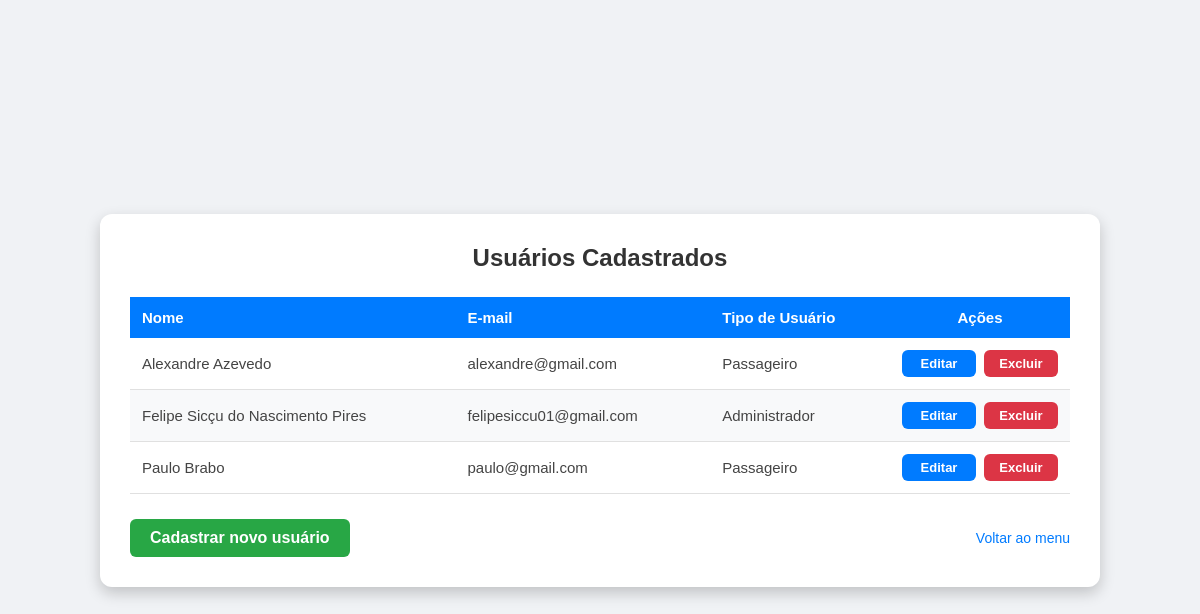
Before: /usuario/listar/ (signed in) with the older database file.
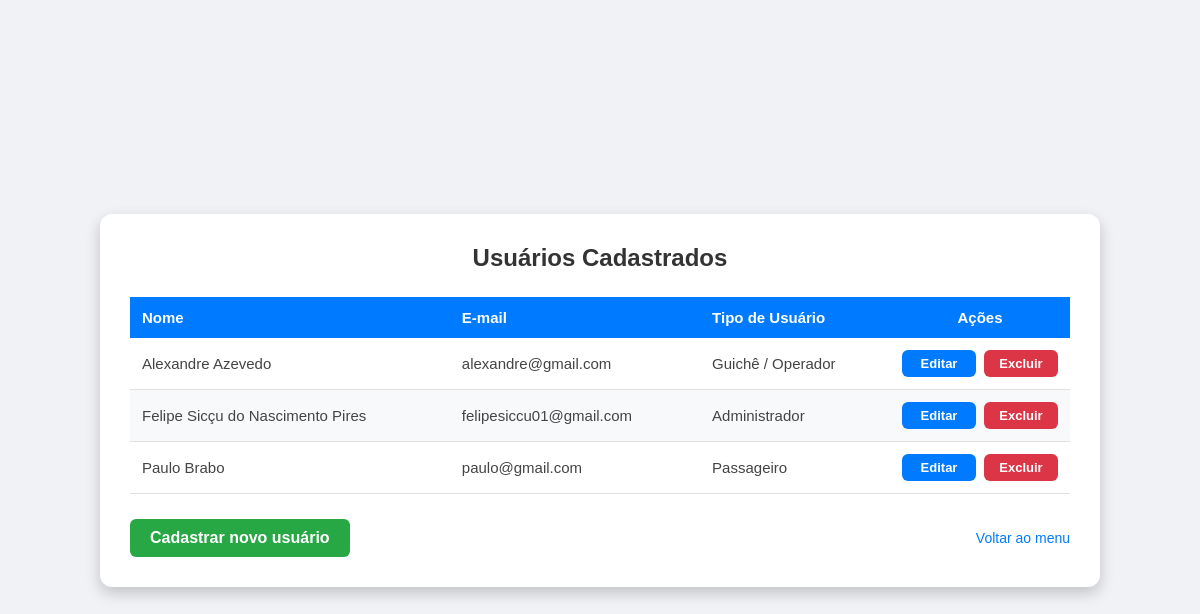
After: the same page with the newer database file.
### Usuario/models.py (models this page shows, shortened)
class Usuario(AbstractUser):  # Alterado de models.Model para AbstractUser
    TIPO_CHOICES = [
        ('cliente', 'Passageiro'),
        ('guiche', 'Guichê / Operador'),
        ('administrador', 'Administrador'),
    ]
    nome = models.CharField(max_length=100)
    tipo_de_usuario = models.CharField(max_length=50, choices=TIPO_CHOICES)
    celular = models.CharField(max_length=20)

### Usuario/views.py (the view)
# urls.py: path('listar/', views.listar_usuarios, name='listar_usuarios'),
@login_required
def listar_usuarios(request):
    if request.user.tipo_de_usuario not in ['administrador', 'guiche']:
        raise PermissionDenied
    usuarios = Usuario.objects.all()
    return render(request, 'Usuario/listar_usuarios.html', {'usuarios': usuarios})

### Usuario/templates/Usuario/listar_usuarios.html (shortened to what this page needs)
{% load static %}
<link rel="stylesheet" href="{% static 'Usuario/css/estilo.css' %}">
<!DOCTYPE html>
<html lang="pt-br">
<head>
    <link rel="stylesheet" href="{% static 'Usuario/css/estilo.css' %}?v=22">
</head>
<body>
    <div class="caixa larga">
        <h1>Usuários Cadastrados</h1>
        <table>
            <thead>
                <tr>
                    <th>Nome</th>
                    <th>E-mail</th>
                    <th>Tipo de Usuário</th>
                    <th style="text-align: center; width: 180px;">Ações</th>
                </tr>
            </thead>
            <tbody>
                {% for usuario in usuarios %}
                <tr>
                    <td>{{ usuario.nome }}</td>
                    <td>{{ usuario.email }}</td>
                    <td>{{ usuario.get_tipo_de_usuario_display }}</td>
                    <td>
                        <div style="display: flex; gap: 8px; justify-content: center;">
                            <a href="{% url 'editar_usuario' usuario.id %}" class="btn-acao btn-azul" style="padding: 6px 12px; font-size: 13px;">Editar</a>
                            <a href="{% url 'excluir_usuario' usuario.id %}" class="btn-acao btn-vermelho" style="padding: 6px 12px; font-size: 13px;" onclick="return confirm('Tem certeza que deseja remover este usuário do sistema?');">Excluir</a>
                        </div>
                    </td>
                </tr>
                {% empty %}
                <tr>
                    <td colspan="4" class="sem-dados">Nenhum usuário cadastrado.</td>
                </tr>
                {% endfor %}
            </tbody>
        </table>
        <div class="rodape-botoes">
            <a href="{% url 'cadastrar_usuario' %}" class="btn-acao btn-verde" style="width: auto; padding: 10px 20px;">Cadastrar novo usuário</a>
            <a href="{% url 'menu' %}" class="link-padrao" style="width: auto; margin: 0;">Voltar ao menu</a>
        </div>
    </div>
</body>
</html>

Changed rows visible on the page:
changed Usuario "Alexandre Azevedo": tipo_de_usuario "Passageiro" → "Guichê / Operador"
